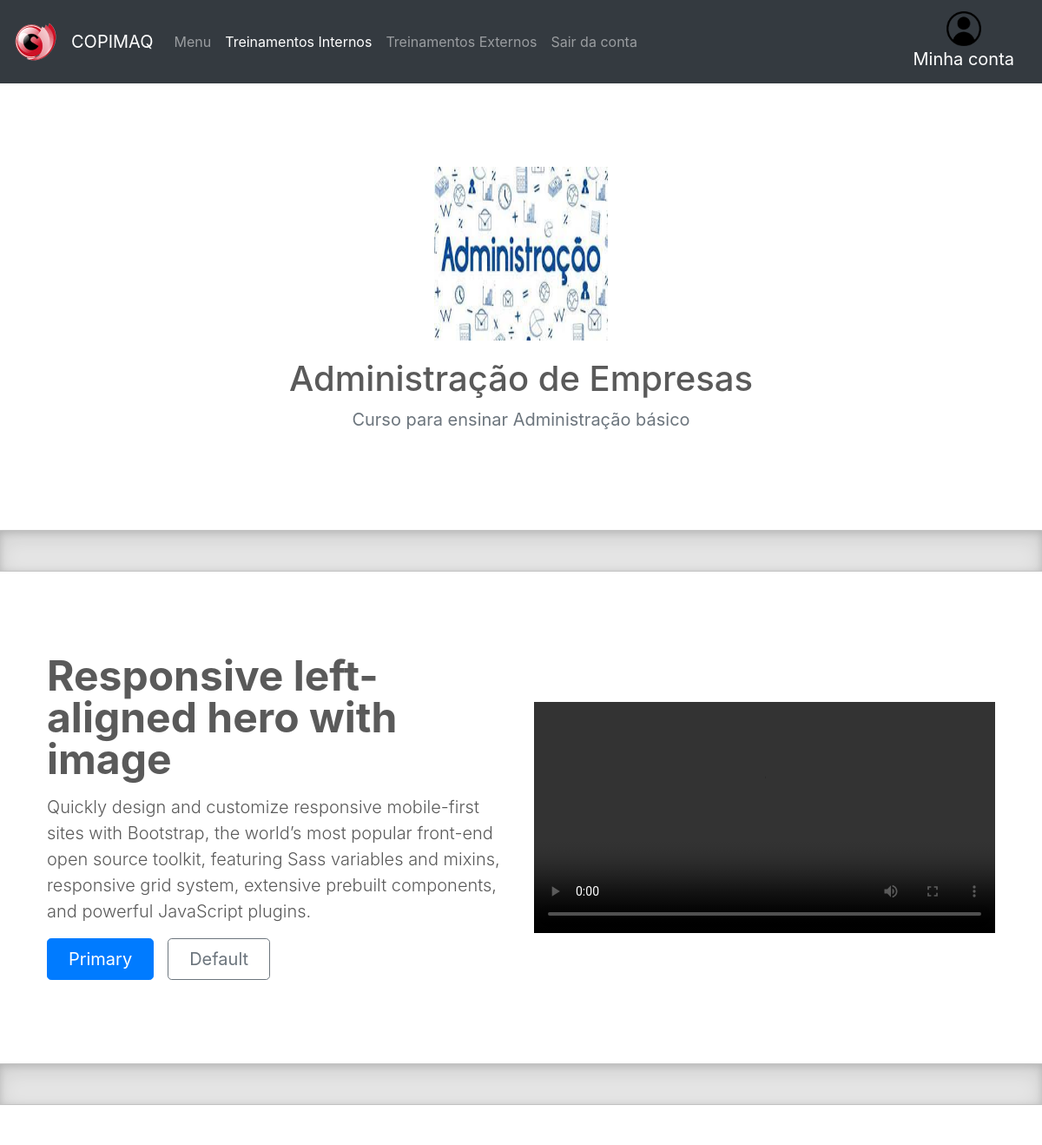
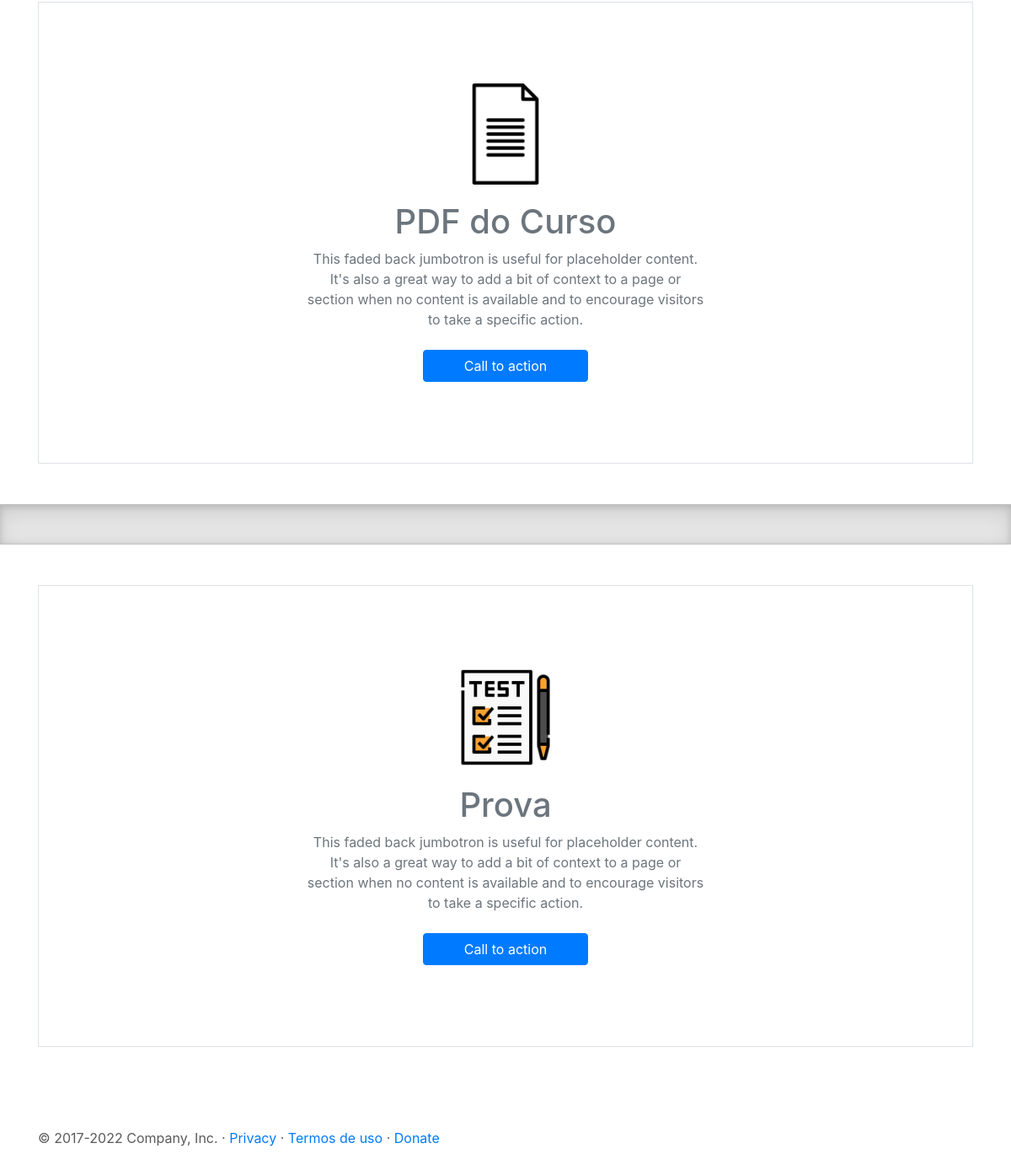
Screenshot of /detalhes.php?ID_curso=5 (signed in) with the database file from the repository (2 pictures, top to bottom).
### tables this page shows
CREATE TABLE `usuario` (
  `ID_usuario` int(200) NOT NULL,
  `Nome` varchar(400) NOT NULL,
  `CPF` int(200) NOT NULL,
  `RG` int(200) NOT NULL,
  `Cargo` varchar(400) NOT NULL,
  `email` varchar(400) NOT NULL,
  `senha` varchar(400) NOT NULL
);

CREATE TABLE `curso` (
  `ID_curso` int(200) NOT NULL,
  `Nome` varchar(400) NOT NULL,
  `Categoria` varchar(500) NOT NULL,
  `Subcategoria` varchar(400) NOT NULL,
  `Descricao` longtext NOT NULL,
  `Datadecriacao` date NOT NULL,
  `imagem` varchar(500) NOT NULL,
  `pdf` varchar(500) NOT NULL,
  `video` varchar(500) NOT NULL,
  `prova` varchar(500) NOT NULL
);

### conexao.php (called while the page is built, shortened)
<?php
	$email = $_SESSION['email'];
?>

### detalhes.php (the view, shortened to what this page needs)
 <?php
	include_once("conexao.php");
	$result_usuario = "SELECT * FROM usuario WHERE email = '$email' ";
	$resultado_usuario = mysqli_query($conn, $result_usuario);
	while($row_usuario = mysqli_fetch_assoc($resultado_usuario)){
	$id_curso = $_GET['ID_curso'];
	$result_cursos = "SELECT * FROM curso WHERE ID_curso='$id_curso'";
	$resultado_cursos = mysqli_query($conn, $result_cursos);
	$row_cursos = mysqli_fetch_assoc($resultado_cursos);
?>
<!DOCTYPE html>
<html lang="pt-br">
	 <head>
        <link href="https://cdn.jsdelivr.net/npm/bootstrap@5.1.3/dist/css/bootstrap.min.css" rel="stylesheet">
        <link rel="stylesheet" href="https://cdn.jsdelivr.net/npm/@docsearch/css@3">
        <link href="css/bootstrap.min.css" rel="stylesheet">
        <link href="css/carousel.css" rel="stylesheet">
        <link href="css/informatica.css" rel="stylesheet">
        <link href="css/heroes.css" rel="stylesheet">
        <link href="css/jumbotrons.css" rel="stylesheet">
    </head>
	<body>
		<header>
            <nav class="navbar navbar-expand-md navbar-dark fixed-top bg-dark">
                <img class="navbar-brand" src="img/logo_copi.png" width="50px" height="60px"></img>
                <a class="navbar-brand" href="menu.php">COPIMAQ</a>
                <div class="collapse navbar-collapse" id="navbarCollapse">
                    <ul class="navbar-nav mr-auto">
                        <li class="nav-item">
                            <a class="nav-link" href="menu.php">Menu</a>
                        </li>
                        <li class="nav-item active">
                            <a class="nav-link" href="interno.php">Treinamentos Internos</a>
                        </li>
                        <li class="nav-item">
                            <a class="nav-link" href="provas_externas.php">Treinamentos Externos</a>
                        </li>
                        <li class="nav-item">
                            <a class="nav-link" href="#" data-toggle="modal" data-target="#sairModal">Sair da conta</a>
                        </li>
                    </ul>
                    <form class="d-flex">
                        <a class="navbar-brand" href="pagina_usuario.php?id=<?php echo $row_usuario['ID_usuario']; }?>"> <center>
                        <img src="img/usuario.png" width="40px" height="40px"> <br> </center>
                        Minha conta
                        </a>
                    </form>
                </div>
            </nav>
        </header> <br>
        <div class="container my-5">
            <div class="p-5 text-center bg-body-tertiary rounded-3">
                <img src="admin/imagem/<?php echo $row_cursos['ID_curso'];?>/<?php echo $row_cursos['imagem'];?>" class="bi mt-4 mb-3" style="color: var(--bs-indigo);" width="200px" height="200px"></img>
                <h1 class="text-body-emphasis"><?php echo $row_cursos['Nome']; ?></h1>
                <p class="col-lg-8 mx-auto fs-5 text-muted">
                    <?php echo $row_cursos['Descricao']; ?>
                </p>
            </div>
        </div>
        <div class="b-example-divider"></div>
        <div class="container col-xxl-8 px-4 py-5">
            <div class="row flex-lg-row-reverse align-items-center g-5 py-5">
                <div class="col-10 col-sm-8 col-lg-6">
                    <video class="d-block mx-lg-auto img-fluid" width="700" height="500" controls="controls">
                        <source src="admin/video/<?php echo $row_cursos['ID_curso'];?>/<?php echo $row_cursos['video'];?>" type="video/mp4">
                    </video>
                </div>
                <div class="col-lg-6">
                    <h1 class="display-5 fw-bold text-body-emphasis lh-1 mb-3">Responsive left-aligned hero with image</h1>
                    <p class="lead">Quickly design and customize responsive mobile-first sites with Bootstrap, the world’s most popular front-end open source toolkit, featuring Sass variables and mixins, responsive grid system, extensive prebuilt components, and powerful JavaScript plugins.</p>
                    <div class="d-grid gap-2 d-md-flex justify-content-md-start">
                        <button type="button" class="btn btn-primary btn-lg px-4 me-md-2">Primary</button>
                        <button type="button" class="btn btn-outline-secondary btn-lg px-4">Default</button>
                    </div>
                </div>
            </div>
        </div>
        <div class="b-example-divider"></div>
        <div class="container my-5">
            <div class="position-relative p-5 text-center text-muted bg-body border border-dashed rounded-5">
                <img src="img/arquivo.png" class="bi mt-5 mb-3" width="120px" height="120px"><use xlink:href="#check2-circle"/></img>
                <h1 class="text-body-emphasis">PDF do Curso</h1>
                <p class="col-lg-6 mx-auto mb-4">
                This faded back jumbotron is useful for placeholder content. It's also a great way to add a bit of context to a page or section when no content is available and to encourage visitors to take a specific action.
                </p>
                <a href="admin/pdf/<?php echo $row_cursos['ID_curso'];?>/<?php echo $row_cursos['pdf'];?>" download="<?php echo $row_cursos['ID_curso'];?>/<?php echo $row_cursos['pdf'];?>">
                    <button class="btn btn-primary px-5 mb-5" type="button">
                        Call to action
                    </button>
                </a>
            </div>
        </div>
        <div class="b-example-divider"></div>
            <div class="container my-5">
            <div class="position-relative p-5 text-center text-muted bg-body border border-dashed rounded-5">
                <img src="img/prova.png" class="bi mt-5 mb-3" width="120px" height="120px"><use xlink:href="#check2-circle"/></img>
                <h1 class="text-body-emphasis">Prova</h1>
                <p class="col-lg-6 mx-auto mb-4">
                This faded back jumbotron is useful for placeholder content. It's also a great way to add a bit of context to a page or section when no content is available and to encourage visitors to take a specific action.
                </p>
                <a href="<?php echo $row_cursos['prova'];?>">
                    <button class="btn btn-primary px-5 mb-5" type="button">
                        Call to action
                    </button>
                </a>
            </div>
        </div>
		</div><br><br>
        <?php
            require("footer.php");
        ?>
	</body>
</html>

### css/carousel.css (style rules this page uses)
body { padding-top: 3rem; padding-bottom: 3rem; color: #5a5a5a; }

### css/jumbotrons.css (style rules this page uses)
.border-dashed { --bs-border-style: dashed; }

### detalhes.php (style rules this page uses)
.b-example-divider { width: 100%; height: 3rem; background-color: rgba(0, 0, 0, .1); border: solid rgba(0, 0, 0, .15); border-width: 1px 0; box-shadow: inset 0 .5em 1.5em rgba(0, 0, 0, .1), inset 0 .125em .5em rgba(0, 0, 0, .15); }
.bi { vertical-align: -.125em; fill: currentColor; }

### rows the page displays
curso: imagem (picture), Nome "Administração de Empresas", Descricao "Curso para ensinar Administração básico"
